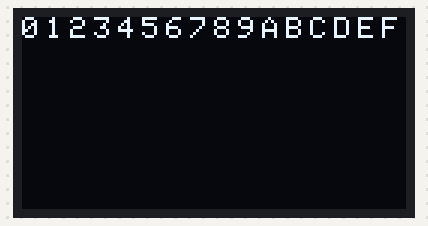
Bench run of a sketch on a simulated Arduino Uno, built with avr-gcc and run on an emulated ATmega328P. On the bench: 128×64 one-colour display.

Above: at 0.1 s.

The sketch:

OLED_filas.ino
```cpp
#include <SPI.h>
#include <Wire.h>
#include <Adafruit_GFX.h>
#include <Adafruit_SSD1306.h>

// Definir constantes
#define ANCHO_PANTALLA 128 // ancho pantalla OLED
#define ALTO_PANTALLA 64 // alto pantalla OLED

// Objeto de la clase Adafruit_SSD1306
Adafruit_SSD1306 display(ANCHO_PANTALLA, ALTO_PANTALLA, &Wire, -1);
void setup() {
  // put your setup code here, to run once:
  Wire.begin();
  display.begin(SSD1306_SWITCHCAPVCC, 0x3C);
  // Limpir buffer
  display.clearDisplay();

  // Tamaño del texto
  display.setTextSize(1);
  // Color del texto
  display.setTextColor(SSD1306_WHITE);
  for (int i = 0; i < 16; i++)
  {
    display.setCursor(i * 8, 0);
    display.print(i, HEX);
  }


  display.display();
}

void loop() {
  // put your main code here, to run repeatedly:

}
```
